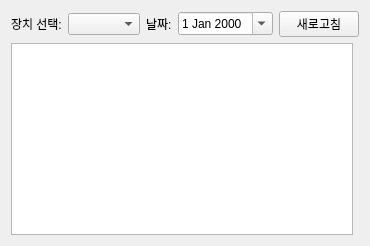
<?xml version="1.0" encoding="UTF-8"?>
<ui version="4.0">
 <class>ReceiverDashboard</class>
 <widget class="QWidget" name="ReceiverDashboard">
  <layout class="QVBoxLayout" name="main_layout">
   <item>
    <layout class="QHBoxLayout" name="top_layout">
     <item><widget class="QLabel" name="device_label"><property name="text"><string>장치 선택:</string></property></widget></item>
     <item><widget class="QComboBox" name="device_combobox"/></item>
     <item><widget class="QLabel" name="date_label"><property name="text"><string>날짜:</string></property></widget></item>
     <item><widget class="QDateEdit" name="date_edit"><property name="calendarPopup"><bool>true</bool></property></widget></item>
     <item><widget class="QPushButton" name="refresh_button"><property name="text"><string>새로고침</string></property></widget></item>
    </layout>
   </item>
   <item>
    <layout class="QHBoxLayout" name="body_layout">
     <item>
      <widget class="QTableWidget" name="tableWidget_data"/>
     </item>
     <item>
      <layout class="QVBoxLayout" name="graph_layout">
       <item><widget class="QWidget" name="temp_graph" native="true"/></item>
       <item><widget class="QWidget" name="current_graph" native="true"/></item>
       <item><widget class="QWidget" name="tilt_graph" native="true"/></item>
      </layout>
     </item>
    </layout>
   </item>
  </layout>
 </widget>
 <resources/>
 <connections/>
</ui>
